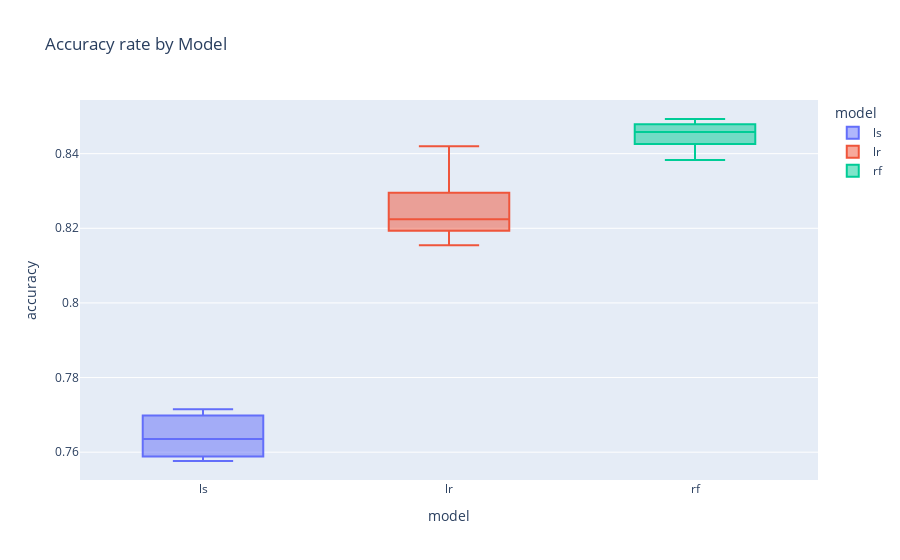

The cell this chart's notebook holds for it:
### Markdown cell above
and the accuracy (based on the 0.161 cutoff):

### Code cell
px.box(perturbed_jc_accuracy, y='accuracy', x='model', color='model', title='Accuracy rate by Model')

### Figure 1 — Plotly figure (JSON) as saved in the notebook; plotly's stock layout.template omitted (floating-point values rounded to 4 significant figures)
{"data": [{"alignmentgroup": "True", "hovertemplate": "model=%{x}<br>accuracy=%{y}<extra></extra>", "legendgroup": "ls", "marker": {"color": "#636efa"}, "name": "ls", "notched": false, "offsetgroup": "ls", "orientation": "v", "showlegend": true, "type": "box", "x": ["ls", "ls", "ls", "ls", "ls", "ls", "ls", "ls", "ls", "ls", "ls", "ls", "ls", "ls", "ls", "ls"], "x0": " ", "xaxis": "x", "y": [0.7585, 0.7576, 0.769, 0.7703, 0.758, 0.758, 0.7699, 0.7703, 0.7605, 0.7613, 0.7699, 0.7715, 0.7593, 0.7593, 0.7658, 0.769], "y0": " ", "yaxis": "y"}, {"alignmentgroup": "True", "hovertemplate": "model=%{x}<br>accuracy=%{y}<extra></extra>", "legendgroup": "lr", "marker": {"color": "#EF553B"}, "name": "lr", "notched": false, "offsetgroup": "lr", "orientation": "v", "showlegend": true, "type": "box", "x": ["lr", "lr", "lr", "lr", "lr", "lr", "lr", "lr", "lr", "lr", "lr", "lr", "lr", "lr", "lr", "lr"], "x0": " ", "xaxis": "x", "y": [0.8204, 0.8191, 0.8196, 0.8179, 0.8253, 0.8248, 0.842, 0.8326, 0.82, 0.8155, 0.8183, 0.82, 0.8244, 0.8265, 0.8326, 0.8354], "y0": " ", "yaxis": "y"}, {"alignmentgroup": "True", "hovertemplate": "model=%{x}<br>accuracy=%{y}<extra></extra>", "legendgroup": "rf", "marker": {"color": "#00cc96"}, "name": "rf", "notched": false, "offsetgroup": "rf", "orientation": "v", "showlegend": true, "type": "box", "x": ["rf", "rf", "rf", "rf", "rf", "rf", "rf", "rf", "rf", "rf", "rf", "rf", "rf", "rf", "rf", "rf"], "x0": " ", "xaxis": "x", "y": [0.8473, 0.842, 0.8411, 0.846, 0.8481, 0.846, 0.8489, 0.8456, 0.8493, 0.8489, 0.8448, 0.8383, 0.8456, 0.8432, 0.8383, 0.8477], "y0": " ", "yaxis": "y"}], "layout": {"boxmode": "overlay", "legend": {"title": {"text": "model"}, "tracegroupgap": 0}, "title": {"text": "Accuracy rate by Model"}, "xaxis": {"anchor": "y", "categoryarray": ["ls", "lr", "rf"], "categoryorder": "array", "domain": [0, 1], "title": {"text": "model"}}, "yaxis": {"anchor": "x", "domain": [0, 1], "title": {"text": "accuracy"}}}}
